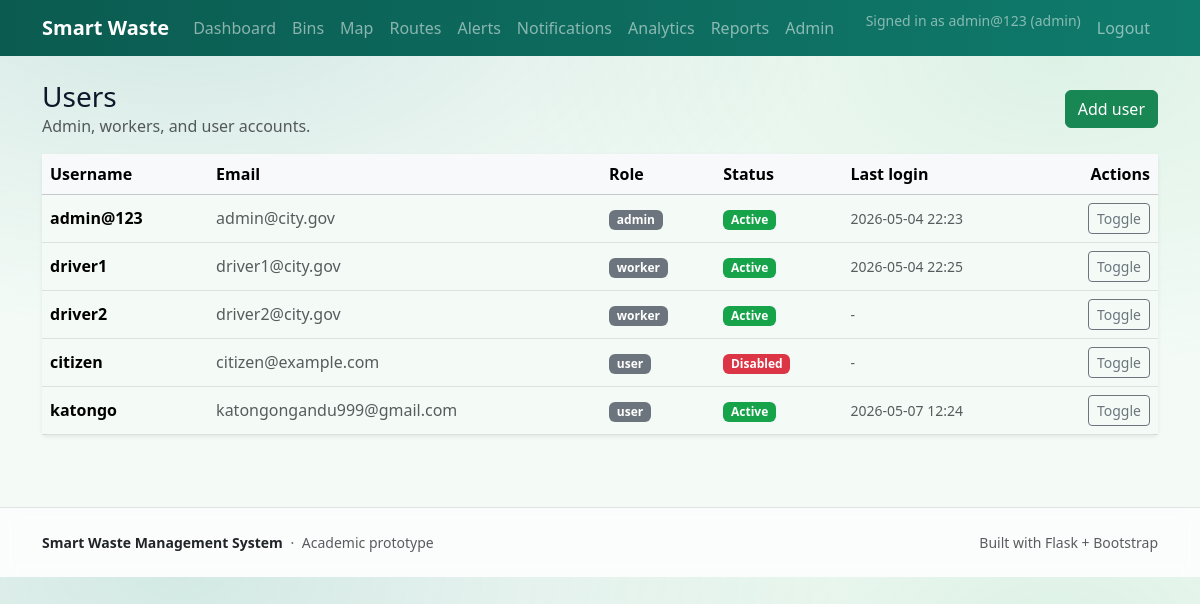
Page /admin/users (signed in) on the committed database.
### app/models.py (models this page shows, shortened)
class User(db.Model, UserMixin):
    __tablename__ = "users"
    id = db.Column(db.Integer, primary_key=True)
    username = db.Column(db.String(50), unique=True, nullable=False, index=True)
    email = db.Column(db.String(120), unique=True, nullable=True, index=True)
    first_name = db.Column(db.String(80), nullable=True)
    last_name = db.Column(db.String(80), nullable=True)
    phone_number = db.Column(db.String(30), nullable=True)
    employee_id = db.Column(db.String(50), unique=True, nullable=True, index=True)
    password_hash = db.Column(db.String(255), nullable=False)
    role = db.Column(db.String(20), nullable=False, default="user")  # admin|worker|user (legacy: collector|public)
    is_active = db.Column(db.Boolean, nullable=False, default=True)
    created_at = db.Column(db.DateTime(timezone=True), nullable=False, default=utcnow)
    last_login_at = db.Column(db.DateTime(timezone=True), nullable=True)
    trucks = db.relationship("Truck", back_populates="driver", lazy="dynamic")
    created_routes = db.relationship("Route", foreign_keys="Route.created_by_id", lazy="dynamic")
    @property
    def is_admin(self) -> bool:
        return self.canonical_role == "admin"
    @property
    def is_worker(self) -> bool:
        return self.canonical_role == "worker"
    @property
    def is_collector(self) -> bool:
        return self.is_worker
    @property
    def canonical_role(self) -> str:
        if self.role == "collector":
            return "worker"
        if self.role == "public":
            return "user"
        return self.role

### app/blueprints/admin/routes.py (the view)
@bp.get("/users")
@login_required
@role_required("admin")
def users():
    users_list = User.query.order_by(User.role.asc(), User.username.asc()).all()
    return render_template("admin/users.html", users=users_list)

### app/models.py (called while the page is built)
@login_manager.user_loader
def load_user(user_id: str):
    try:
        return db.session.get(User, int(user_id))
    except Exception:
        return None

### app/utils/security.py (called while the page is built)
def _canonical_role(role: str) -> str:
    return _ROLE_ALIASES.get((role or "").strip(), (role or "").strip())

def role_required(*roles: str):
    def decorator(view_fn):
        @wraps(view_fn)
        def wrapped(*args, **kwargs):
            if not current_user.is_authenticated:
                abort(401)
            allowed = {_canonical_role(r) for r in roles}
            if _canonical_role(getattr(current_user, "role", "")) not in allowed:
                abort(403)
            return view_fn(*args, **kwargs)
        return wrapped
    return decorator

### app/templates/admin/users.html (shortened to what this page needs)
{% extends "shared/layout.html" %}
{% block content %}
<div class="container py-4">
  <div class="d-flex align-items-center justify-content-between mb-3">
    <div>
      <h1 class="h3 mb-0">Users</h1>
      <div class="text-muted">Admin, workers, and user accounts.</div>
    </div>
    <a class="btn btn-success" href="{{ url_for('admin.user_create') }}">Add user</a>
  </div>
  <div class="card shadow-sm border-0">
    <div class="table-responsive">
      <table class="table align-middle mb-0">
        <thead class="table-light">
          <tr>
            <th>Username</th>
            <th>Email</th>
            <th>Role</th>
            <th>Status</th>
            <th>Last login</th>
            <th class="text-end">Actions</th>
          </tr>
        </thead>
        <tbody>
          {% for u in users %}
            <tr>
              <td class="fw-semibold">{{ u.username }}</td>
              <td class="text-muted">{{ u.email or '-' }}</td>
              <td><span class="badge text-bg-secondary">{{ u.canonical_role }}</span></td>
              <td>
                {% if u.is_active %}
                  <span class="badge text-bg-success">Active</span>
                {% else %}
                  <span class="badge text-bg-danger">Disabled</span>
                {% endif %}
              </td>
              <td class="text-muted small">{{ u.last_login_at.strftime('%Y-%m-%d %H:%M') if u.last_login_at else '-' }}</td>
              <td class="text-end">
                <a class="btn btn-sm btn-outline-secondary" href="{{ url_for('admin.user_toggle', user_id=u.id) }}" onclick="return confirm('Toggle this user?')">Toggle</a>
              </td>
            </tr>
          {% endfor %}
        </tbody>
      </table>
    </div>
  </div>
</div>
{% endblock %}

### app/templates/shared/nav.html (shortened to what this page needs)
{% set user = current_user if current_user.is_authenticated else None %}
<nav class="navbar navbar-expand-lg navbar-dark app-nav">
  <div class="container">
    <a class="navbar-brand fw-semibold" href="{{ url_for('public.dashboard') if user else url_for('public.landing') }}">Smart Waste</a>
    <div class="collapse navbar-collapse" id="navMain">
      <ul class="navbar-nav me-auto mb-2 mb-lg-0">
        <li class="nav-item"><a class="nav-link" href="{{ url_for('public.dashboard') }}">Dashboard</a></li>
        <li class="nav-item"><a class="nav-link" href="{{ url_for('public.bins') }}">Bins</a></li>
        <li class="nav-item"><a class="nav-link" href="{{ url_for('public.map_view') }}">Map</a></li>
        {% if user and user.is_admin %}
          <li class="nav-item"><a class="nav-link" href="{{ url_for('admin.routes_list') }}">Routes</a></li>
          <li class="nav-item"><a class="nav-link" href="{{ url_for('admin.alerts') }}">Alerts</a></li>
          <li class="nav-item"><a class="nav-link" href="{{ url_for('admin.notifications') }}">Notifications</a></li>
          <li class="nav-item"><a class="nav-link" href="{{ url_for('admin.analytics') }}">Analytics</a></li>
          <li class="nav-item"><a class="nav-link" href="{{ url_for('admin.reports') }}">Reports</a></li>
          <li class="nav-item"><a class="nav-link" href="{{ url_for('admin.admin_home') }}">Admin</a></li>
        {% endif %}
      </ul>
      <ul class="navbar-nav ms-auto">
        {% if not user %}
          <li class="nav-item"><a class="nav-link" href="{{ url_for('auth.login') }}">Login</a></li>
          <li class="nav-item"><a class="nav-link" href="{{ url_for('auth.register') }}">Sign up</a></li>
        {% else %}
          <li class="nav-item"><span class="navbar-text small text-white-50 me-2">Signed in as {{ user.username }} ({{ user.canonical_role }})</span></li>
          <li class="nav-item"><a class="nav-link" href="{{ url_for('auth.logout') }}">Logout</a></li>
        {% endif %}
      </ul>
    </div>
  </div>
</nav>

### app/static/css/app.css (style rules this page uses)
:root { --sw-primary: #0b5b50; --sw-primary-2: #0f7b6c; --sw-accent: #16a34a; --sw-bg: #f4fbf7; --sw-surface: #ffffff; --sw-ink: #0f172a; --sw-muted: #475569; --sw-border: rgba(2, 6, 23, .10); --app-green: var(--sw-primary-2); --app-green-dark: var(--sw-primary); --app-accent: #a7f3d0; --app-bg: var(--sw-bg); --app-ink: var(--sw-ink); --app-muted: var(--sw-muted); --bs-primary: var(--sw-primary); --bs-primary-rgb: 11, 91, 80; --bs-success: var(--sw-accent); --bs-success-rgb: 22, 163, 74; --bs-body-bg: var(--sw-bg); --bs-body-color: var(--sw-ink); --bs-link-color: var(--sw-primary-2); --bs-link-color-rgb: 15, 123, 108; --bs-link-hover-color: var(--sw-primary); --bs-border-color: var(--sw-border); }
.bg-app { background: radial-gradient(1200px 600px at 15% 0%, rgba(15,123,108,.14), transparent 55%), radial-gradient(900px 520px at 88% 10%, rgba(22,163,74,.10), transparent 60%), var(--sw-bg); color: var(--sw-ink); }
.app-nav { background: linear-gradient(90deg, var(--app-green-dark), var(--app-green)); }
.navbar .nav-link { opacity:.95; }

### rows in the picture
User: username "admin@123", canonical_role "admin", email "admin@city.gov", is_active "Active", last_login_at "2026-05-04 22:23"
User: username "driver1", email "driver1@city.gov", canonical_role "worker", is_active "Active", last_login_at "2026-05-04 22:25"
User: username "driver2", email "driver2@city.gov", canonical_role "worker", is_active "Active", last_login_at "-"
User: username "citizen", email "citizen@example.com", canonical_role "user", is_active "Disabled", last_login_at "-"
User: username "katongo", email "katongongandu999@gmail.com", canonical_role "user", is_active "Active", last_login_at "2026-05-07 12:24"
